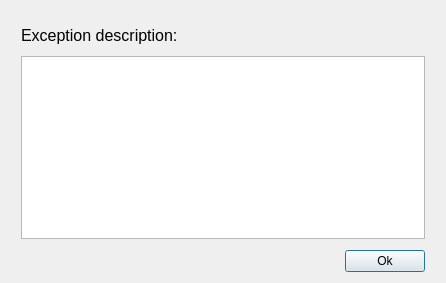
<?xml version="1.0" encoding="UTF-8"?>
<ui version="4.0">
 <class>ExceptionDialog</class>
 <widget class="QDialog" name="ExceptionDialog">
  <property name="geometry">
   <rect>
    <x>0</x>
    <y>0</y>
    <width>446</width>
    <height>283</height>
   </rect>
  </property>
  <property name="windowTitle">
   <string>Exception dialog</string>
  </property>
  <layout class="QGridLayout" name="gridLayout">
   <item row="3" column="2">
    <spacer name="horizontalSpacer_2">
     <property name="orientation">
      <enum>Qt::Horizontal</enum>
     </property>
     <property name="sizeType">
      <enum>QSizePolicy::Fixed</enum>
     </property>
     <property name="sizeHint" stdset="0">
      <size>
       <width>10</width>
       <height>20</height>
      </size>
     </property>
    </spacer>
   </item>
   <item row="2" column="1">
    <spacer name="verticalSpacer_2">
     <property name="orientation">
      <enum>Qt::Vertical</enum>
     </property>
     <property name="sizeType">
      <enum>QSizePolicy::Fixed</enum>
     </property>
     <property name="sizeHint" stdset="0">
      <size>
       <width>20</width>
       <height>5</height>
      </size>
     </property>
    </spacer>
   </item>
   <item row="3" column="1">
    <widget class="QTextBrowser" name="exceptionTextBrowser"/>
   </item>
   <item row="1" column="1">
    <widget class="QLabel" name="exceptionDescription">
     <property name="font">
      <font>
       <family>Ubuntu</family>
       <pointsize>12</pointsize>
       <strikeout>false</strikeout>
      </font>
     </property>
     <property name="text">
      <string>Exception description:</string>
     </property>
    </widget>
   </item>
   <item row="3" column="0">
    <spacer name="horizontalSpacer">
     <property name="orientation">
      <enum>Qt::Horizontal</enum>
     </property>
     <property name="sizeType">
      <enum>QSizePolicy::Fixed</enum>
     </property>
     <property name="sizeHint" stdset="0">
      <size>
       <width>10</width>
       <height>20</height>
      </size>
     </property>
    </spacer>
   </item>
   <item row="0" column="1">
    <spacer name="verticalSpacer">
     <property name="orientation">
      <enum>Qt::Vertical</enum>
     </property>
     <property name="sizeType">
      <enum>QSizePolicy::Fixed</enum>
     </property>
     <property name="sizeHint" stdset="0">
      <size>
       <width>20</width>
       <height>15</height>
      </size>
     </property>
    </spacer>
   </item>
   <item row="4" column="1">
    <spacer name="verticalSpacer_3">
     <property name="orientation">
      <enum>Qt::Vertical</enum>
     </property>
     <property name="sizeType">
      <enum>QSizePolicy::Fixed</enum>
     </property>
     <property name="sizeHint" stdset="0">
      <size>
       <width>20</width>
       <height>5</height>
      </size>
     </property>
    </spacer>
   </item>
   <item row="5" column="1" alignment="Qt::AlignRight">
    <widget class="QPushButton" name="exceptionOkButton">
     <property name="text">
      <string>Ok</string>
     </property>
    </widget>
   </item>
  </layout>
 </widget>
 <resources/>
 <connections/>
</ui>
